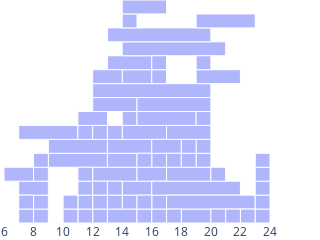

This figure's notebook cell:
### Code cell
sh = prepare_simhistory(df, tdf, 7, "Flatrate", 72)
_, _, alloc = allocation_from_simhistory(sh)

fig = go.Figure()
# Set axes properties
# fig.update_xaxes(range=[0, 24],
#                  showgrid=False
#                  )
y_range = int(alloc.allocation_row.max()) + 1
fig.update_yaxes(range=[0, y_range])
y_offset = 0
fig = add_product_boxes(fig, alloc, y_offset=y_offset, fillcolor='rgba(99, 110, 250, 0.5)')
fig.update_shapes(dict(xref='x', yref='y'))
fig.update_layout(
    width=img_width,  
    height=img_height,
    plot_bgcolor='rgba(0, 0, 0, 0)',  # Transparent background inside the plot
    paper_bgcolor='rgba(0, 0, 0, 0)',  # Transparent background outside the plot
    margin=dict(l=0, r=0, t=0, b=0),  # Adjust margins to make space for border
    xaxis=dict(showticklabels=True, dtick=2, range=[6,24]),
    yaxis=dict(showticklabels=False),
    # Optional: Add border around the entire plot area
    # shapes=[dict(
    #     type='rect',
    #     x0=0, y0=0, x1=1, y1=1,
    #     xref='paper', yref='paper',
    #     line=dict(color='black', width=1)
    # )]
)
fig.show()
fig.write_image(FIGROOT/"trace_analysis"/"trace_analysis-trace.pdf")

### Figure 1 — Plotly figure (JSON) as saved in the notebook; plotly's stock layout.template omitted (floating-point values rounded to 4 significant figures)
{"data": [{"fill": "toself", "mode": "lines", "name": "", "opacity": 0, "text": "timestep: 1, budget: 1.1195959505999442, action: 0.8733264484321002", "x": [8, 9, 9, 8, 8], "y": [0.0, 0.0, 1.0, 1.0, 0.0], "type": "scatter"}, {"fill": "toself", "mode": "lines", "name": "", "opacity": 0, "text": "timestep: 22, budget: 1.742979002222134, action: 0.8733264484321002", "x": [8, 9, 9, 8, 8], "y": [1.0, 1.0, 2.0, 2.0, 1.0], "type": "scatter"}, {"fill": "toself", "mode": "lines", "name": "", "opacity": 0, "text": "timestep: 27, budget: 0.480913132459729, action: 0.8733264484321002", "x": [12, 13, 13, 12, 12], "y": [0.0, 0.0, 1.0, 1.0, 0.0], "type": "scatter"}, {"fill": "toself", "mode": "lines", "name": "", "opacity": 0, "text": "timestep: 28, budget: 2.476104437462143, action: 0.8733264484321002", "x": [13, 15, 15, 13, 13], "y": [0.0, 0.0, 1.0, 1.0, 0.0], "type": "scatter"}, {"fill": "toself", "mode": "lines", "name": "", "opacity": 0, "text": "timestep: 32, budget: 2.825944634742748, action: 0.8733264484321002", "x": [7, 9, 9, 7, 7], "y": [2.0, 2.0, 3.0, 3.0, 2.0], "type": "scatter"}, {"fill": "toself", "mode": "lines", "name": "", "opacity": 0, "text": "timestep: 49, budget: 0.970211005867882, action: 0.8733264484321002", "x": [7, 8, 8, 7, 7], "y": [0.0, 0.0, 1.0, 1.0, 0.0], "type": "scatter"}, {"fill": "toself", "mode": "lines", "name": "", "opacity": 0, "text": "timestep: 50, budget: 0.3475581900790602, action: 0.8733264484321002", "x": [11, 12, 12, 11, 11], "y": [0.0, 0.0, 1.0, 1.0, 0.0], "type": "scatter"}, {"fill": "toself", "mode": "lines", "name": "", "opacity": 0, "text": "timestep: 51, budget: 0.897709638144219, action: 0.8733264484321002", "x": [12, 13, 13, 12, 12], "y": [1.0, 1.0, 2.0, 2.0, 1.0], "type": "scatter"}, {"fill": "toself", "mode": "lines", "name": "", "opacity": 0, "text": "timestep: 56, budget: 1.3496936884569708, action: 0.8733264484321002", "x": [11, 12, 12, 11, 11], "y": [1.0, 1.0, 2.0, 2.0, 1.0], "type": "scatter"}, {"fill": "toself", "mode": "lines", "name": "", "opacity": 0, "text": "timestep: 73, budget: 0.7554757097909742, action: 0.8733264484321002", "x": [11, 12, 12, 11, 11], "y": [2.0, 2.0, 3.0, 3.0, 2.0], "type": "scatter"}, {"fill": "toself", "mode": "lines", "name": "", "opacity": 0, "text": "timestep: 85, budget: 0.4267771492632941, action: 0.8733264484321002", "x": [14, 15, 15, 14, 14], "y": [1.0, 1.0, 2.0, 2.0, 1.0], "type": "scatter"}, {"fill": "toself", "mode": "lines", "name": "", "opacity": 0, "text": "timestep: 95, budget: 1.2655249566272948, action: 0.8733264484321002", "x": [18, 20, 20, 18, 18], "y": [0.0, 0.0, 1.0, 1.0, 0.0], "type": "scatter"}, {"fill": "toself", "mode": "lines", "name": "", "opacity": 0, "text": "timestep: 101, budget: 0.630497750222799, action: 0.8733264484321002", "x": [7, 8, 8, 7, 7], "y": [1.0, 1.0, 2.0, 2.0, 1.0], "type": "scatter"}, {"fill": "toself", "mode": "lines", "name": "", "opacity": 0, "text": "timestep: 102, budget: 2.4073516070067678, action: 0.8733264484321002", "x": [14, 16, 16, 14, 14], "y": [2.0, 2.0, 3.0, 3.0, 2.0], "type": "scatter"}, {"fill": "toself", "mode": "lines", "name": "", "opacity": 0, "text": "timestep: 105, budget: 1.5648395922470189, action: 0.8733264484321002", "x": [15, 16, 16, 15, 15], "y": [0.0, 0.0, 1.0, 1.0, 0.0], "type": "scatter"}, {"fill": "toself", "mode": "lines", "name": "", "opacity": 0, "text": "timestep: 106, budget: 2.3240804205450507, action: 0.8733264484321002", "x": [12, 15, 15, 12, 12], "y": [3.0, 3.0, 4.0, 4.0, 3.0], "type": "scatter"}, {"fill": "toself", "mode": "lines", "name": "", "opacity": 0, "text": "timestep: 123, budget: 4.838348285211584, action: 0.8733264484321002", "x": [9, 13, 13, 9, 9], "y": [4.0, 4.0, 5.0, 5.0, 4.0], "type": "scatter"}, {"fill": "toself", "mode": "lines", "name": "", "opacity": 0, "text": "timestep: 125, budget: 0.734001003177055, action: 0.8733264484321002", "x": [13, 14, 14, 13, 13], "y": [1.0, 1.0, 2.0, 2.0, 1.0], "type": "scatter"}, {"fill": "toself", "mode": "lines", "name": "", "opacity": 0, "text": "timestep: 156, budget: 0.2731070622991453, action: 0.8733264484321002", "x": [11, 12, 12, 11, 11], "y": [3.0, 3.0, 4.0, 4.0, 3.0], "type": "scatter"}, {"fill": "toself", "mode": "lines", "name": "", "opacity": 0, "text": "timestep: 160, budget: 2.0943510362518585, action: 0.8733264484321002", "x": [13, 15, 15, 13, 13], "y": [4.0, 4.0, 5.0, 5.0, 4.0], "type": "scatter"}, {"fill": "toself", "mode": "lines", "name": "", "opacity": 0, "text": "timestep: 161, budget: 1.895887066434752, action: 0.8733264484321002", "x": [6, 8, 8, 6, 6], "y": [3.0, 3.0, 4.0, 4.0, 3.0], "type": "scatter"}, {"fill": "toself", "mode": "lines", "name": "", "opacity": 0, "text": "timestep: 169, budget: 4.430406329196159, action: 0.8733264484321002", "x": [9, 13, 13, 9, 9], "y": [5.0, 5.0, 6.0, 6.0, 5.0], "type": "scatter"}, {"fill": "toself", "mode": "lines", "name": "", "opacity": 0, "text": "timestep: 181, budget: 5.012492124970704, action: 0.8733264484321002", "x": [7, 11, 11, 7, 7], "y": [6.0, 6.0, 7.0, 7.0, 6.0], "type": "scatter"}, {"fill": "toself", "mode": "lines", "name": "", "opacity": 0, "text": "timestep: 187, budget: 2.2098726440170866, action: 0.8733264484321002", "x": [13, 16, 16, 13, 13], "y": [5.0, 5.0, 6.0, 6.0, 5.0], "type": "scatter"}, {"fill": "toself", "mode": "lines", "name": "", "opacity": 0, "text": "timestep: 189, budget: 1.4637720076693976, action: 0.8733264484321002", "x": [11, 12, 12, 11, 11], "y": [6.0, 6.0, 7.0, 7.0, 6.0], "type": "scatter"}, {"fill": "toself", "mode": "lines", "name": "", "opacity": 0, "text": "timestep: 195, budget: 1.7724783359234406, action: 0.8733264484321002", "x": [10, 11, 11, 10, 10], "y": [0.0, 0.0, 1.0, 1.0, 0.0], "type": "scatter"}, {"fill": "toself", "mode": "lines", "name": "", "opacity": 0, "text": "timestep: 202, budget: 0.9086985376594536, action: 0.8733264484321002", "x": [12, 13, 13, 12, 12], "y": [2.0, 2.0, 3.0, 3.0, 2.0], "type": "scatter"}, {"fill": "toself", "mode": "lines", "name": "", "opacity": 0, "text": "timestep: 203, budget: 2.8313422828602457, action: 0.8733264484321002", "x": [14, 17, 17, 14, 14], "y": [6.0, 6.0, 7.0, 7.0, 6.0], "type": "scatter"}, {"fill": "toself", "mode": "lines", "name": "", "opacity": 0, "text": "timestep: 205, budget: 2.2642797340302065, action: 0.8733264484321002", "x": [11, 13, 13, 11, 11], "y": [7.0, 7.0, 8.0, 8.0, 7.0], "type": "scatter"}, {"fill": "toself", "mode": "lines", "name": "", "opacity": 0, "text": "timestep: 207, budget: 0.5146602516661556, action: 0.8733264484321002", "x": [8, 9, 9, 8, 8], "y": [3.0, 3.0, 4.0, 4.0, 3.0], "type": "scatter"}, {"fill": "toself", "mode": "lines", "name": "", "opacity": 0, "text": "timestep: 211, budget: 0.799111010483703, action: 0.8733264484321002", "x": [10, 11, 11, 10, 10], "y": [1.0, 1.0, 2.0, 2.0, 1.0], "type": "scatter"}, {"fill": "toself", "mode": "lines", "name": "", "opacity": 0, "text": "timestep: 214, budget: 1.8841197950955983, action: 0.8733264484321002", "x": [8, 9, 9, 8, 8], "y": [4.0, 4.0, 5.0, 5.0, 4.0], "type": "scatter"}, {"fill": "toself", "mode": "lines", "name": "", "opacity": 0, "text": "timestep: 216, budget: 1.4600598912616003, action: 0.8733264484321002", "x": [12, 13, 13, 12, 12], "y": [6.0, 6.0, 7.0, 7.0, 6.0], "type": "scatter"}, {"fill": "toself", "mode": "lines", "name": "", "opacity": 0, "text": "timestep: 220, budget: 1.478226516330889, action: 0.8733264484321002", "x": [13, 14, 14, 13, 13], "y": [2.0, 2.0, 3.0, 3.0, 2.0], "type": "scatter"}, {"fill": "toself", "mode": "lines", "name": "", "opacity": 0, "text": "timestep: 233, budget: 3.265261713972795, action: 0.8733264484321002", "x": [12, 15, 15, 12, 12], "y": [8.0, 8.0, 9.0, 9.0, 8.0], "type": "scatter"}, {"fill": "toself", "mode": "lines", "name": "", "opacity": 0, "text": "timestep: 243, budget: 1.3231476262521975, action: 0.8733264484321002", "x": [14, 15, 15, 14, 14], "y": [7.0, 7.0, 8.0, 8.0, 7.0], "type": "scatter"}, {"fill": "toself", "mode": "lines", "name": "", "opacity": 0, "text": "timestep: 257, budget: 8.353029450974713, action: 0.8733264484321002", "x": [12, 20, 20, 12, 12], "y": [9.0, 9.0, 10.0, 10.0, 9.0], "type": "scatter"}, {"fill": "toself", "mode": "lines", "name": "", "opacity": 0, "text": "timestep: 268, budget: 1.6707930170539476, action: 0.8733264484321002", "x": [14, 16, 16, 14, 14], "y": [10.0, 10.0, 11.0, 11.0, 10.0], "type": "scatter"}, {"fill": "toself", "mode": "lines", "name": "", "opacity": 0, "text": "timestep: 269, budget: 1.885274495733084, action: 0.8733264484321002", "x": [16, 17, 17, 16, 16], "y": [0.0, 0.0, 1.0, 1.0, 0.0], "type": "scatter"}, {"fill": "toself", "mode": "lines", "name": "", "opacity": 0, "text": "timestep: 273, budget: 0.5085628366458383, action: 0.8733264484321002", "x": [13, 14, 14, 13, 13], "y": [6.0, 6.0, 7.0, 7.0, 6.0], "type": "scatter"}, {"fill": "toself", "mode": "lines", "name": "", "opacity": 0, "text": "timestep: 289, budget: 3.004007820978236, action: 0.8733264484321002", "x": [13, 16, 16, 13, 13], "y": [11.0, 11.0, 12.0, 12.0, 11.0], "type": "scatter"}, {"fill": "toself", "mode": "lines", "name": "", "opacity": 0, "text": "timestep: 298, budget: 1.4387964320789035, action: 0.8733264484321002", "x": [12, 14, 14, 12, 12], "y": [10.0, 10.0, 11.0, 11.0, 10.0], "type": "scatter"}, {"fill": "toself", "mode": "lines", "name": "", "opacity": 0, "text": "timestep: 318, budget: 1.413955154548848, action: 0.8733264484321002", "x": [16, 17, 17, 16, 16], "y": [1.0, 1.0, 2.0, 2.0, 1.0], "type": "scatter"}, {"fill": "toself", "mode": "lines", "name": "", "opacity": 0, "text": "timestep: 321, budget: 1.2228277468413755, action: 0.8733264484321002", "x": [15, 17, 17, 15, 15], "y": [3.0, 3.0, 4.0, 4.0, 3.0], "type": "scatter"}, {"fill": "toself", "mode": "lines", "name": "", "opacity": 0, "text": "timestep: 323, budget: 7.479547346147174, action: 0.8733264484321002", "x": [14, 21, 21, 14, 14], "y": [12.0, 12.0, 13.0, 13.0, 12.0], "type": "scatter"}, {"fill": "toself", "mode": "lines", "name": "", "opacity": 0, "text": "timestep: 326, budget: 6.216570416937723, action: 0.8733264484321002", "x": [16, 22, 22, 16, 16], "y": [2.0, 2.0, 3.0, 3.0, 2.0], "type": "scatter"}, {"fill": "toself", "mode": "lines", "name": "", "opacity": 0, "text": "timestep: 327, budget: 6.824212456407542, action: 0.8733264484321002", "x": [13, 20, 20, 13, 13], "y": [13.0, 13.0, 14.0, 14.0, 13.0], "type": "scatter"}, {"fill": "toself", "mode": "lines", "name": "", "opacity": 0, "text": "timestep: 328, budget: 5.935700998699732, action: 0.8733264484321002", "x": [17, 23, 23, 17, 17], "y": [1.0, 1.0, 2.0, 2.0, 1.0], "type": "scatter"}, {"fill": "toself", "mode": "lines", "name": "", "opacity": 0, "text": "timestep: 334, budget: 0.9230474224874738, action: 0.8733264484321002", "x": [14, 15, 15, 14, 14], "y": [14.0, 14.0, 15.0, 15.0, 14.0], "type": "scatter"}, {"fill": "toself", "mode": "lines", "name": "", "opacity": 0, "text": "timestep: 338, budget: 1.6696980625019326, action: 0.8733264484321002", "x": [15, 16, 16, 15, 15], "y": [1.0, 1.0, 2.0, 2.0, 1.0], "type": "scatter"}, {"fill": "toself", "mode": "lines", "name": "", "opacity": 0, "text": "timestep: 351, budget: 0.307318362704794, action: 0.8733264484321002", "x": [16, 17, 17, 16, 16], "y": [4.0, 4.0, 5.0, 5.0, 4.0], "type": "scatter"}, {"fill": "toself", "mode": "lines", "name": "", "opacity": 0, "text": "timestep: 356, budget: 3.592671711448642, action: 0.8733264484321002", "x": [14, 17, 17, 14, 14], "y": [15.0, 15.0, 16.0, 16.0, 15.0], "type": "scatter"}, {"fill": "toself", "mode": "lines", "name": "", "opacity": 0, "text": "timestep: 359, budget: 3.4252351336627207, action: 0.8733264484321002", "x": [15, 19, 19, 15, 15], "y": [7.0, 7.0, 8.0, 8.0, 7.0], "type": "scatter"}, {"fill": "toself", "mode": "lines", "name": "", "opacity": 0, "text": "timestep: 360, budget: 1.921382595141696, action: 0.8733264484321002", "x": [15, 16, 16, 15, 15], "y": [4.0, 4.0, 5.0, 5.0, 4.0], "type": "scatter"}, {"fill": "toself", "mode": "lines", "name": "", "opacity": 0, "text": "timestep: 364, budget: 1.1959914120678603, action: 0.8733264484321002", "x": [17, 18, 18, 17, 17], "y": [0.0, 0.0, 1.0, 1.0, 0.0], "type": "scatter"}, {"fill": "toself", "mode": "lines", "name": "", "opacity": 0, "text": "timestep: 369, budget: 4.713057794082983, action: 0.8733264484321002", "x": [15, 20, 20, 15, 15], "y": [8.0, 8.0, 9.0, 9.0, 8.0], "type": "scatter"}, {"fill": "toself", "mode": "lines", "name": "", "opacity": 0, "text": "timestep: 384, budget: 2.205188468815932, action: 0.8733264484321002", "x": [16, 18, 18, 16, 16], "y": [5.0, 5.0, 6.0, 6.0, 5.0], "type": "scatter"}, {"fill": "toself", "mode": "lines", "name": "", "opacity": 0, "text": "timestep: 387, budget: 0.2900199170489597, action: 0.8733264484321002", "x": [16, 17, 17, 16, 16], "y": [10.0, 10.0, 11.0, 11.0, 10.0], "type": "scatter"}, {"fill": "toself", "mode": "lines", "name": "", "opacity": 0, "text": "timestep: 388, budget: 0.4512148060357154, action: 0.8733264484321002", "x": [16, 17, 17, 16, 16], "y": [11.0, 11.0, 12.0, 12.0, 11.0], "type": "scatter"}, {"fill": "toself", "mode": "lines", "name": "", "opacity": 0, "text": "timestep: 406, budget: 3.396411988572347, action: 0.8733264484321002", "x": [17, 20, 20, 17, 17], "y": [3.0, 3.0, 4.0, 4.0, 3.0], "type": "scatter"}, {"fill": "toself", "mode": "lines", "name": "", "opacity": 0, "text": "timestep: 413, budget: 0.9658007008784044, action: 0.8733264484321002", "x": [17, 18, 18, 17, 17], "y": [4.0, 4.0, 5.0, 5.0, 4.0], "type": "scatter"}, {"fill": "toself", "mode": "lines", "name": "", "opacity": 0, "text": "timestep: 424, budget: 0.8476647991169902, action: 0.8733264484321002", "x": [19, 20, 20, 19, 19], "y": [4.0, 4.0, 5.0, 5.0, 4.0], "type": "scatter"}, {"fill": "toself", "mode": "lines", "name": "", "opacity": 0, "text": "timestep: 426, budget: 2.2654227648799883, action: 0.8733264484321002", "x": [17, 20, 20, 17, 17], "y": [6.0, 6.0, 7.0, 7.0, 6.0], "type": "scatter"}, {"fill": "toself", "mode": "lines", "name": "", "opacity": 0, "text": "timestep: 427, budget: 0.7868747132203686, action: 0.8733264484321002", "x": [19, 20, 20, 19, 19], "y": [5.0, 5.0, 6.0, 6.0, 5.0], "type": "scatter"}, {"fill": "toself", "mode": "lines", "name": "", "opacity": 0, "text": "timestep: 440, budget: 0.5326906159527663, action: 0.8733264484321002", "x": [18, 19, 19, 18, 18], "y": [4.0, 4.0, 5.0, 5.0, 4.0], "type": "scatter"}, {"fill": "toself", "mode": "lines", "name": "", "opacity": 0, "text": "timestep: 444, budget: 0.9121083801572905, action: 0.8733264484321002", "x": [20, 21, 21, 20, 20], "y": [0.0, 0.0, 1.0, 1.0, 0.0], "type": "scatter"}, {"fill": "toself", "mode": "lines", "name": "", "opacity": 0, "text": "timestep: 452, budget: 0.7135735083349068, action: 0.8733264484321002", "x": [18, 19, 19, 18, 18], "y": [5.0, 5.0, 6.0, 6.0, 5.0], "type": "scatter"}, {"fill": "toself", "mode": "lines", "name": "", "opacity": 0, "text": "timestep: 455, budget: 1.222412695646583, action: 0.8733264484321002", "x": [19, 20, 20, 19, 19], "y": [7.0, 7.0, 8.0, 8.0, 7.0], "type": "scatter"}, {"fill": "toself", "mode": "lines", "name": "", "opacity": 0, "text": "timestep: 461, budget: 2.734961081342928, action: 0.8733264484321002", "x": [19, 22, 22, 19, 19], "y": [10.0, 10.0, 11.0, 11.0, 10.0], "type": "scatter"}, {"fill": "toself", "mode": "lines", "name": "", "opacity": 0, "text": "timestep: 463, budget: 1.2010867040017497, action: 0.8733264484321002", "x": [19, 20, 20, 19, 19], "y": [11.0, 11.0, 12.0, 12.0, 11.0], "type": "scatter"}, {"fill": "toself", "mode": "lines", "name": "", "opacity": 0, "text": "timestep: 466, budget: 1.5148666038064684, action: 0.8733264484321002", "x": [20, 21, 21, 20, 20], "y": [3.0, 3.0, 4.0, 4.0, 3.0], "type": "scatter"}, {"fill": "toself", "mode": "lines", "name": "", "opacity": 0, "text": "timestep: 477, budget: 4.249768196630529, action: 0.8733264484321002", "x": [19, 23, 23, 19, 19], "y": [14.0, 14.0, 15.0, 15.0, 14.0], "type": "scatter"}, {"fill": "toself", "mode": "lines", "name": "", "opacity": 0, "text": "timestep: 503, budget: 0.6334208896691593, action: 0.8733264484321002", "x": [21, 22, 22, 21, 21], "y": [0.0, 0.0, 1.0, 1.0, 0.0], "type": "scatter"}, {"fill": "toself", "mode": "lines", "name": "", "opacity": 0, "text": "timestep: 550, budget: 1.3443277588507163, action: 0.8733264484321002", "x": [22, 23, 23, 22, 22], "y": [0.0, 0.0, 1.0, 1.0, 0.0], "type": "scatter"}, {"fill": "toself", "mode": "lines", "name": "", "opacity": 0, "text": "timestep: 560, budget: 1.1784389116773375, action: 0.8733264484321002", "x": [23, 24, 24, 23, 23], "y": [0.0, 0.0, 1.0, 1.0, 0.0], "type": "scatter"}, {"fill": "toself", "mode": "lines", "name": "", "opacity": 0, "text": "timestep: 561, budget: 0.7133696675565517, action: 0.8733264484321002", "x": [23, 24, 24, 23, 23], "y": [1.0, 1.0, 2.0, 2.0, 1.0], "type": "scatter"}, {"fill": "toself", "mode": "lines", "name": "", "opacity": 0, "text": "timestep: 565, budget: 0.8442636059968742, action: 0.8733264484321002", "x": [23, 24, 24, 23, 23], "y": [2.0, 2.0, 3.0, 3.0, 2.0], "type": "scatter"}, {"fill": "toself", "mode": "lines", "name": "", "opacity": 0, "text": "timestep: 570, budget: 1.3496696011969804, action: 0.8733264484321002", "x": [23, 24, 24, 23, 23], "y": [3.0, 3.0, 4.0, 4.0, 3.0], "type": "scatter"}, {"fill": "toself", "mode": "lines", "name": "", "opacity": 0, "text": "timestep: 574, budget: 1.160007534543492, action: 0.8733264484321002", "x": [23, 24, 24, 23, 23], "y": [4.0, 4.0, 5.0, 5.0, 4.0], "type": "scatter"}], "layout": {"yaxis": {"range": [0, 16], "showticklabels": false}, "shapes": [{"fillcolor": "rgba(99, 110, 250, 0.5)", "line": {"color": "White", "width": 1}, "type": "rect", "x0": 8, "x1": 9, "y0": 0.0, "y1": 1.0, "xref": "x", "yref": "y"}, {"fillcolor": "rgba(99, 110, 250, 0.5)", "line": {"color": "White", "width": 1}, "type": "rect", "x0": 8, "x1": 9, "y0": 1.0, "y1": 2.0, "xref": "x", "yref": "y"}, {"fillcolor": "rgba(99, 110, 250, 0.5)", "line": {"color": "White", "width": 1}, "type": "rect", "x0": 12, "x1": 13, "y0": 0.0, "y1": 1.0, "xref": "x", "yref": "y"}, {"fillcolor": "rgba(99, 110, 250, 0.5)", "line": {"color": "White", "width": 1}, "type": "rect", "x0": 13, "x1": 15, "y0": 0.0, "y1": 1.0, "xref": "x", "yref": "y"}, {"fillcolor": "rgba(99, 110, 250, 0.5)", "line": {"color": "White", "width": 1}, "type": "rect", "x0": 7, "x1": 9, "y0": 2.0, "y1": 3.0, "xref": "x", "yref": "y"}, {"fillcolor": "rgba(99, 110, 250, 0.5)", "line": {"color": "White", "width": 1}, "type": "rect", "x0": 7, "x1": 8, "y0": 0.0, "y1": 1.0, "xref": "x", "yref": "y"}, {"fillcolor": "rgba(99, 110, 250, 0.5)", "line": {"color": "White", "width": 1}, "type": "rect", "x0": 11, "x1": 12, "y0": 0.0, "y1": 1.0, "xref": "x", "yref": "y"}, {"fillcolor": "rgba(99, 110, 250, 0.5)", "line": {"color": "White", "width": 1}, "type": "rect", "x0": 12, "x1": 13, "y0": 1.0, "y1": 2.0, "xref": "x", "yref": "y"}, {"fillcolor": "rgba(99, 110, 250, 0.5)", "line": {"color": "White", "width": 1}, "type": "rect", "x0": 11, "x1": 12, "y0": 1.0, "y1": 2.0, "xref": "x", "yref": "y"}, {"fillcolor": "rgba(99, 110, 250, 0.5)", "line": {"color": "White", "width": 1}, "type": "rect", "x0": 11, "x1": 12, "y0": 2.0, "y1": 3.0, "xref": "x", "yref": "y"}, {"fillcolor": "rgba(99, 110, 250, 0.5)", "line": {"color": "White", "width": 1}, "type": "rect", "x0": 14, "x1": 15, "y0": 1.0, "y1": 2.0, "xref": "x", "yref": "y"}, {"fillcolor": "rgba(99, 110, 250, 0.5)", "line": {"color": "White", "width": 1}, "type": "rect", "x0": 18, "x1": 20, "y0": 0.0, "y1": 1.0, "xref": "x", "yref": "y"}, {"fillcolor": "rgba(99, 110, 250, 0.5)", "line": {"color": "White", "width": 1}, "type": "rect", "x0": 7, "x1": 8, "y0": 1.0, "y1": 2.0, "xref": "x", "yref": "y"}, {"fillcolor": "rgba(99, 110, 250, 0.5)", "line": {"color": "White", "width": 1}, "type": "rect", "x0": 14, "x1": 16, "y0": 2.0, "y1": 3.0, "xref": "x", "yref": "y"}, {"fillcolor": "rgba(99, 110, 250, 0.5)", "line": {"color": "White", "width": 1}, "type": "rect", "x0": 15, "x1": 16, "y0": 0.0, "y1": 1.0, "xref": "x", "yref": "y"}, {"fillcolor": "rgba(99, 110, 250, 0.5)", "line": {"color": "White", "width": 1}, "type": "rect", "x0": 12, "x1": 15, "y0": 3.0, "y1": 4.0, "xref": "x", "yref": "y"}, {"fillcolor": "rgba(99, 110, 250, 0.5)", "line": {"color": "White", "width": 1}, "type": "rect", "x0": 9, "x1": 13, "y0": 4.0, "y1": 5.0, "xref": "x", "yref": "y"}, {"fillcolor": "rgba(99, 110, 250, 0.5)", "line": {"color": "White", "width": 1}, "type": "rect", "x0": 13, "x1": 14, "y0": 1.0, "y1": 2.0, "xref": "x", "yref": "y"}, {"fillcolor": "rgba(99, 110, 250, 0.5)", "line": {"color": "White", "width": 1}, "type": "rect", "x0": 11, "x1": 12, "y0": 3.0, "y1": 4.0, "xref": "x", "yref": "y"}, {"fillcolor": "rgba(99, 110, 250, 0.5)", "line": {"color": "White", "width": 1}, "type": "rect", "x0": 13, "x1": 15, "y0": 4.0, "y1": 5.0, "xref": "x", "yref": "y"}, {"fillcolor": "rgba(99, 110, 250, 0.5)", "line": {"color": "White", "width": 1}, "type": "rect", "x0": 6, "x1": 8, "y0": 3.0, "y1": 4.0, "xref": "x", "yref": "y"}, {"fillcolor": "rgba(99, 110, 250, 0.5)", "line": {"color": "White", "width": 1}, "type": "rect", "x0": 9, "x1": 13, "y0": 5.0, "y1": 6.0, "xref": "x", "yref": "y"}, {"fillcolor": "rgba(99, 110, 250, 0.5)", "line": {"color": "White", "width": 1}, "type": "rect", "x0": 7, "x1": 11, "y0": 6.0, "y1": 7.0, "xref": "x", "yref": "y"}, {"fillcolor": "rgba(99, 110, 250, 0.5)", "line": {"color": "White", "width": 1}, "type": "rect", "x0": 13, "x1": 16, "y0": 5.0, "y1": 6.0, "xref": "x", "yref": "y"}, {"fillcolor": "rgba(99, 110, 250, 0.5)", "line": {"color": "White", "width": 1}, "type": "rect", "x0": 11, "x1": 12, "y0": 6.0, "y1": 7.0, "xref": "x", "yref": "y"}, {"fillcolor": "rgba(99, 110, 250, 0.5)", "line": {"color": "White", "width": 1}, "type": "rect", "x0": 10, "x1": 11, "y0": 0.0, "y1": 1.0, "xref": "x", "yref": "y"}, {"fillcolor": "rgba(99, 110, 250, 0.5)", "line": {"color": "White", "width": 1}, "type": "rect", "x0": 12, "x1": 13, "y0": 2.0, "y1": 3.0, "xref": "x", "yref": "y"}, {"fillcolor": "rgba(99, 110, 250, 0.5)", "line": {"color": "White", "width": 1}, "type": "rect", "x0": 14, "x1": 17, "y0": 6.0, "y1": 7.0, "xref": "x", "yref": "y"}, {"fillcolor": "rgba(99, 110, 250, 0.5)", "line": {"color": "White", "width": 1}, "type": "rect", "x0": 11, "x1": 13, "y0": 7.0, "y1": 8.0, "xref": "x", "yref": "y"}, {"fillcolor": "rgba(99, 110, 250, 0.5)", "line": {"color": "White", "width": 1}, "type": "rect", "x0": 8, "x1": 9, "y0": 3.0, "y1": 4.0, "xref": "x", "yref": "y"}, {"fillcolor": "rgba(99, 110, 250, 0.5)", "line": {"color": "White", "width": 1}, "type": "rect", "x0": 10, "x1": 11, "y0": 1.0, "y1": 2.0, "xref": "x", "yref": "y"}, {"fillcolor": "rgba(99, 110, 250, 0.5)", "line": {"color": "White", "width": 1}, "type": "rect", "x0": 8, "x1": 9, "y0": 4.0, "y1": 5.0, "xref": "x", "yref": "y"}, {"fillcolor": "rgba(99, 110, 250, 0.5)", "line": {"color": "White", "width": 1}, "type": "rect", "x0": 12, "x1": 13, "y0": 6.0, "y1": 7.0, "xref": "x", "yref": "y"}, {"fillcolor": "rgba(99, 110, 250, 0.5)", "line": {"color": "White", "width": 1}, "type": "rect", "x0": 13, "x1": 14, "y0": 2.0, "y1": 3.0, "xref": "x", "yref": "y"}, {"fillcolor": "rgba(99, 110, 250, 0.5)", "line": {"color": "White", "width": 1}, "type": "rect", "x0": 12, "x1": 15, "y0": 8.0, "y1": 9.0, "xref": "x", "yref": "y"}, {"fillcolor": "rgba(99, 110, 250, 0.5)", "line": {"color": "White", "width": 1}, "type": "rect", "x0": 14, "x1": 15, "y0": 7.0, "y1": 8.0, "xref": "x", "yref": "y"}, {"fillcolor": "rgba(99, 110, 250, 0.5)", "line": {"color": "White", "width": 1}, "type": "rect", "x0": 12, "x1": 20, "y0": 9.0, "y1": 10.0, "xref": "x", "yref": "y"}, {"fillcolor": "rgba(99, 110, 250, 0.5)", "line": {"color": "White", "width": 1}, "type": "rect", "x0": 14, "x1": 16, "y0": 10.0, "y1": 11.0, "xref": "x", "yref": "y"}, {"fillcolor": "rgba(99, 110, 250, 0.5)", "line": {"color": "White", "width": 1}, "type": "rect", "x0": 16, "x1": 17, "y0": 0.0, "y1": 1.0, "xref": "x", "yref": "y"}, {"fillcolor": "rgba(99, 110, 250, 0.5)", "line": {"color": "White", "width": 1}, "type": "rect", "x0": 13, "x1": 14, "y0": 6.0, "y1": 7.0, "xref": "x", "yref": "y"}, {"fillcolor": "rgba(99, 110, 250, 0.5)", "line": {"color": "White", "width": 1}, "type": "rect", "x0": 13, "x1": 16, "y0": 11.0, "y1": 12.0, "xref": "x", "yref": "y"}, {"fillcolor": "rgba(99, 110, 250, 0.5)", "line": {"color": "White", "width": 1}, "type": "rect", "x0": 12, "x1": 14, "y0": 10.0, "y1": 11.0, "xref": "x", "yref": "y"}, {"fillcolor": "rgba(99, 110, 250, 0.5)", "line": {"color": "White", "width": 1}, "type": "rect", "x0": 16, "x1": 17, "y0": 1.0, "y1": 2.0, "xref": "x", "yref": "y"}, {"fillcolor": "rgba(99, 110, 250, 0.5)", "line": {"color": "White", "width": 1}, "type": "rect", "x0": 15, "x1": 17, "y0": 3.0, "y1": 4.0, "xref": "x", "yref": "y"}, {"fillcolor": "rgba(99, 110, 250, 0.5)", "line": {"color": "White", "width": 1}, "type": "rect", "x0": 14, "x1": 21, "y0": 12.0, "y1": 13.0, "xref": "x", "yref": "y"}, {"fillcolor": "rgba(99, 110, 250, 0.5)", "line": {"color": "White", "width": 1}, "type": "rect", "x0": 16, "x1": 22, "y0": 2.0, "y1": 3.0, "xref": "x", "yref": "y"}, {"fillcolor": "rgba(99, 110, 250, 0.5)", "line": {"color": "White", "width": 1}, "type": "rect", "x0": 13, "x1": 20, "y0": 13.0, "y1": 14.0, "xref": "x", "yref": "y"}, {"fillcolor": "rgba(99, 110, 250, 0.5)", "line": {"color": "White", "width": 1}, "type": "rect", "x0": 17, "x1": 23, "y0": 1.0, "y1": 2.0, "xref": "x", "yref": "y"}, {"fillcolor": "rgba(99, 110, 250, 0.5)", "line": {"color": "White", "width": 1}, "type": "rect", "x0": 14, "x1": 15, "y0": 14.0, "y1": 15.0, "xref": "x", "yref": "y"}, {"fillcolor": "rgba(99, 110, 250, 0.5)", "line": {"color": "White", "width": 1}, "type": "rect", "x0": 15, "x1": 16, "y0": 1.0, "y1": 2.0, "xref": "x", "yref": "y"}, {"fillcolor": "rgba(99, 110, 250, 0.5)", "line": {"color": "White", "width": 1}, "type": "rect", "x0": 16, "x1": 17, "y0": 4.0, "y1": 5.0, "xref": "x", "yref": "y"}, {"fillcolor": "rgba(99, 110, 250, 0.5)", "line": {"color": "White", "width": 1}, "type": "rect", "x0": 14, "x1": 17, "y0": 15.0, "y1": 16.0, "xref": "x", "yref": "y"}, {"fillcolor": "rgba(99, 110, 250, 0.5)", "line": {"color": "White", "width": 1}, "type": "rect", "x0": 15, "x1": 19, "y0": 7.0, "y1": 8.0, "xref": "x", "yref": "y"}, {"fillcolor": "rgba(99, 110, 250, 0.5)", "line": {"color": "White", "width": 1}, "type": "rect", "x0": 15, "x1": 16, "y0": 4.0, "y1": 5.0, "xref": "x", "yref": "y"}, {"fillcolor": "rgba(99, 110, 250, 0.5)", "line": {"color": "White", "width": 1}, "type": "rect", "x0": 17, "x1": 18, "y0": 0.0, "y1": 1.0, "xref": "x", "yref": "y"}, {"fillcolor": "rgba(99, 110, 250, 0.5)", "line": {"color": "White", "width": 1}, "type": "rect", "x0": 15, "x1": 20, "y0": 8.0, "y1": 9.0, "xref": "x", "yref": "y"}, {"fillcolor": "rgba(99, 110, 250, 0.5)", "line": {"color": "White", "width": 1}, "type": "rect", "x0": 16, "x1": 18, "y0": 5.0, "y1": 6.0, "xref": "x", "yref": "y"}, {"fillcolor": "rgba(99, 110, 250, 0.5)", "line": {"color": "White", "width": 1}, "type": "rect", "x0": 16, "x1": 17, "y0": 10.0, "y1": 11.0, "xref": "x", "yref": "y"}, {"fillcolor": "rgba(99, 110, 250, 0.5)", "line": {"color": "White", "width": 1}, "type": "rect", "x0": 16, "x1": 17, "y0": 11.0, "y1": 12.0, "xref": "x", "yref": "y"}, {"fillcolor": "rgba(99, 110, 250, 0.5)", "line": {"color": "White", "width": 1}, "type": "rect", "x0": 17, "x1": 20, "y0": 3.0, "y1": 4.0, "xref": "x", "yref": "y"}, {"fillcolor": "rgba(99, 110, 250, 0.5)", "line": {"color": "White", "width": 1}, "type": "rect", "x0": 17, "x1": 18, "y0": 4.0, "y1": 5.0, "xref": "x", "yref": "y"}, {"fillcolor": "rgba(99, 110, 250, 0.5)", "line": {"color": "White", "width": 1}, "type": "rect", "x0": 19, "x1": 20, "y0": 4.0, "y1": 5.0, "xref": "x", "yref": "y"}, {"fillcolor": "rgba(99, 110, 250, 0.5)", "line": {"color": "White", "width": 1}, "type": "rect", "x0": 17, "x1": 20, "y0": 6.0, "y1": 7.0, "xref": "x", "yref": "y"}, {"fillcolor": "rgba(99, 110, 250, 0.5)", "line": {"color": "White", "width": 1}, "type": "rect", "x0": 19, "x1": 20, "y0": 5.0, "y1": 6.0, "xref": "x", "yref": "y"}, {"fillcolor": "rgba(99, 110, 250, 0.5)", "line": {"color": "White", "width": 1}, "type": "rect", "x0": 18, "x1": 19, "y0": 4.0, "y1": 5.0, "xref": "x", "yref": "y"}, {"fillcolor": "rgba(99, 110, 250, 0.5)", "line": {"color": "White", "width": 1}, "type": "rect", "x0": 20, "x1": 21, "y0": 0.0, "y1": 1.0, "xref": "x", "yref": "y"}, {"fillcolor": "rgba(99, 110, 250, 0.5)", "line": {"color": "White", "width": 1}, "type": "rect", "x0": 18, "x1": 19, "y0": 5.0, "y1": 6.0, "xref": "x", "yref": "y"}, {"fillcolor": "rgba(99, 110, 250, 0.5)", "line": {"color": "White", "width": 1}, "type": "rect", "x0": 19, "x1": 20, "y0": 7.0, "y1": 8.0, "xref": "x", "yref": "y"}, {"fillcolor": "rgba(99, 110, 250, 0.5)", "line": {"color": "White", "width": 1}, "type": "rect", "x0": 19, "x1": 22, "y0": 10.0, "y1": 11.0, "xref": "x", "yref": "y"}, {"fillcolor": "rgba(99, 110, 250, 0.5)", "line": {"color": "White", "width": 1}, "type": "rect", "x0": 19, "x1": 20, "y0": 11.0, "y1": 12.0, "xref": "x", "yref": "y"}, {"fillcolor": "rgba(99, 110, 250, 0.5)", "line": {"color": "White", "width": 1}, "type": "rect", "x0": 20, "x1": 21, "y0": 3.0, "y1": 4.0, "xref": "x", "yref": "y"}, {"fillcolor": "rgba(99, 110, 250, 0.5)", "line": {"color": "White", "width": 1}, "type": "rect", "x0": 19, "x1": 23, "y0": 14.0, "y1": 15.0, "xref": "x", "yref": "y"}, {"fillcolor": "rgba(99, 110, 250, 0.5)", "line": {"color": "White", "width": 1}, "type": "rect", "x0": 21, "x1": 22, "y0": 0.0, "y1": 1.0, "xref": "x", "yref": "y"}, {"fillcolor": "rgba(99, 110, 250, 0.5)", "line": {"color": "White", "width": 1}, "type": "rect", "x0": 22, "x1": 23, "y0": 0.0, "y1": 1.0, "xref": "x", "yref": "y"}, {"fillcolor": "rgba(99, 110, 250, 0.5)", "line": {"color": "White", "width": 1}, "type": "rect", "x0": 23, "x1": 24, "y0": 0.0, "y1": 1.0, "xref": "x", "yref": "y"}, {"fillcolor": "rgba(99, 110, 250, 0.5)", "line": {"color": "White", "width": 1}, "type": "rect", "x0": 23, "x1": 24, "y0": 1.0, "y1": 2.0, "xref": "x", "yref": "y"}, {"fillcolor": "rgba(99, 110, 250, 0.5)", "line": {"color": "White", "width": 1}, "type": "rect", "x0": 23, "x1": 24, "y0": 2.0, "y1": 3.0, "xref": "x", "yref": "y"}, {"fillcolor": "rgba(99, 110, 250, 0.5)", "line": {"color": "White", "width": 1}, "type": "rect", "x0": 23, "x1": 24, "y0": 3.0, "y1": 4.0, "xref": "x", "yref": "y"}, {"fillcolor": "rgba(99, 110, 250, 0.5)", "line": {"color": "White", "width": 1}, "type": "rect", "x0": 23, "x1": 24, "y0": 4.0, "y1": 5.0, "xref": "x", "yref": "y"}], "margin": {"l": 0, "r": 0, "t": 0, "b": 0}, "xaxis": {"showticklabels": true, "dtick": 2, "range": [6, 24]}, "width": 257.0, "height": 171.3, "plot_bgcolor": "rgba(0, 0, 0, 0)", "paper_bgcolor": "rgba(0, 0, 0, 0)"}}
